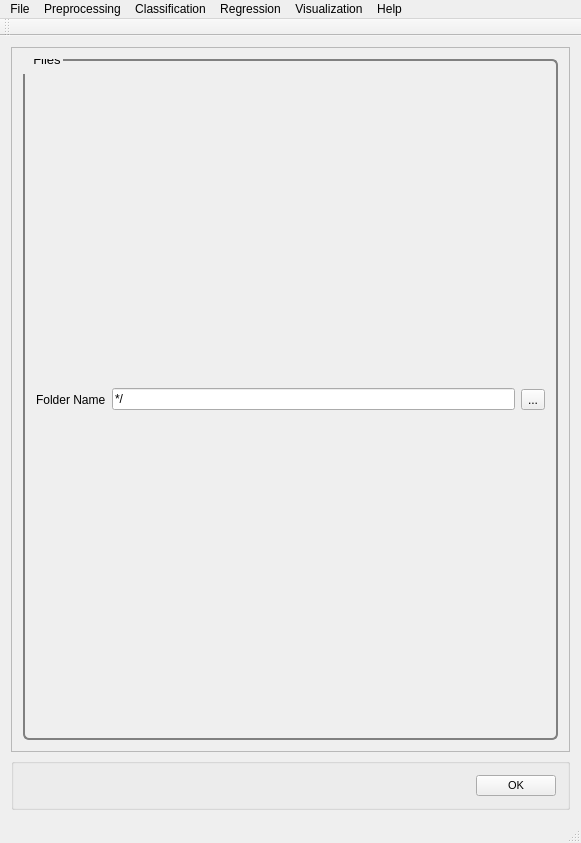
<?xml version="1.0" encoding="UTF-8"?>
<ui version="4.0">
 <class>MainWindow</class>
 <widget class="QMainWindow" name="MainWindow">
  <property name="geometry">
   <rect>
    <x>0</x>
    <y>0</y>
    <width>581</width>
    <height>843</height>
   </rect>
  </property>
  <property name="windowTitle">
   <string>PYSAT</string>
  </property>
  <widget class="QWidget" name="centralWidget">
   <layout class="QVBoxLayout" name="verticalLayout_9">
    <item>
     <widget class="QScrollArea" name="scrollArea">
      <property name="widgetResizable">
       <bool>true</bool>
      </property>
      <widget class="QWidget" name="scrollAreaWidgetContents_2">
       <property name="geometry">
        <rect>
         <x>0</x>
         <y>0</y>
         <width>561</width>
         <height>721</height>
        </rect>
       </property>
       <property name="font">
        <font>
         <pointsize>8</pointsize>
        </font>
       </property>
       <property name="styleSheet">
        <string notr="true">QGroupBox {
  border: 2px solid gray;
  border-radius: 6px;
  margin-top: 0.5em;
}

QGroupBox::title {

  padding-top: -14px;
  padding-left: 8px;
}
</string>
       </property>
       <layout class="QVBoxLayout" name="verticalLayout_8">
        <item>
         <widget class="QGroupBox" name="file_out_path">
          <property name="font">
           <font>
            <pointsize>10</pointsize>
           </font>
          </property>
          <property name="title">
           <string>Files</string>
          </property>
          <layout class="QHBoxLayout" name="horizontalLayout">
           <item>
            <widget class="QLabel" name="file_out_path_label">
             <property name="text">
              <string>Folder Name</string>
             </property>
            </widget>
           </item>
           <item>
            <widget class="QLineEdit" name="file_out_path_line_edit">
             <property name="text">
              <string extracomment="Make this change whenever a new file is selected">*/</string>
             </property>
             <property name="readOnly">
              <bool>true</bool>
             </property>
            </widget>
           </item>
           <item>
            <widget class="QToolButton" name="file_out_path_button">
             <property name="text">
              <string>...</string>
             </property>
            </widget>
           </item>
          </layout>
         </widget>
        </item>
       </layout>
      </widget>
     </widget>
    </item>
    <item>
     <widget class="QGroupBox" name="OK">
      <layout class="QHBoxLayout" name="ok">
       <item>
        <spacer name="horizontalSpacer_5">
         <property name="orientation">
          <enum>Qt::Horizontal</enum>
         </property>
         <property name="sizeHint" stdset="0">
          <size>
           <width>40</width>
           <height>20</height>
          </size>
         </property>
        </spacer>
       </item>
       <item>
        <widget class="QPushButton" name="okButton">
         <property name="font">
          <font>
           <pointsize>8</pointsize>
          </font>
         </property>
         <property name="mouseTracking">
          <bool>false</bool>
         </property>
         <property name="text">
          <string>OK</string>
         </property>
        </widget>
       </item>
      </layout>
     </widget>
    </item>
   </layout>
  </widget>
  <widget class="QToolBar" name="mainToolBar">
   <attribute name="toolBarArea">
    <enum>TopToolBarArea</enum>
   </attribute>
   <attribute name="toolBarBreak">
    <bool>false</bool>
   </attribute>
  </widget>
  <widget class="QStatusBar" name="statusBar"/>
  <widget class="QMenuBar" name="menuBar">
   <property name="geometry">
    <rect>
     <x>0</x>
     <y>0</y>
     <width>581</width>
     <height>21</height>
    </rect>
   </property>
   <widget class="QMenu" name="menuFile">
    <property name="title">
     <string>File</string>
    </property>
    <addaction name="actionLoad_Refence_Data"/>
    <addaction name="actionLoad_Unknown_Data"/>
    <addaction name="actionSet_output_location"/>
    <addaction name="separator"/>
    <addaction name="actionSave_Current_Plots"/>
    <addaction name="actionSave_Current_Data"/>
    <addaction name="separator"/>
    <addaction name="actionCreate_New_Workflow"/>
    <addaction name="actionSave_Current_Workflow"/>
    <addaction name="separator"/>
    <addaction name="actionExit"/>
   </widget>
   <widget class="QMenu" name="menuPreprocessing">
    <property name="title">
     <string>Preprocessing</string>
    </property>
    <widget class="QMenu" name="menuBaseline_Removal">
     <property name="title">
      <string>Baseline Removal</string>
     </property>
     <addaction name="actionALS"/>
     <addaction name="actionDietrich"/>
     <addaction name="actionPolyFit"/>
     <addaction name="actionAirPLS"/>
     <addaction name="actionFABC"/>
     <addaction name="actionKK"/>
     <addaction name="actionMario"/>
     <addaction name="actionMedian"/>
     <addaction name="actionRubberband"/>
     <addaction name="actionUndecimated_Wavelet"/>
    </widget>
    <widget class="QMenu" name="menuCalibration_Transfer">
     <property name="title">
      <string>Calibration Transfer</string>
     </property>
     <addaction name="actionRatio"/>
     <addaction name="actionTommy_s_Methgod"/>
     <addaction name="actionPiecewise_Direct_Standardization"/>
     <addaction name="actionOthers_3"/>
    </widget>
    <addaction name="actionNormalization"/>
    <addaction name="actionNoise_Reduction"/>
    <addaction name="actionApply_Mask"/>
    <addaction name="actionInterpolate"/>
    <addaction name="actionInstrument_Response"/>
    <addaction name="menuBaseline_Removal"/>
    <addaction name="menuCalibration_Transfer"/>
    <addaction name="actionICA_2"/>
    <addaction name="actionPCA_2"/>
   </widget>
   <widget class="QMenu" name="menuRegression">
    <property name="title">
     <string>Regression</string>
    </property>
    <addaction name="actionCross_Validation"/>
    <addaction name="actionTrain"/>
    <addaction name="actionPredict"/>
    <addaction name="actionCreate_N_Folds"/>
    <addaction name="actionCreate_Test_Folds"/>
    <addaction name="actionSubmodel_Ranges"/>
   </widget>
   <widget class="QMenu" name="menuHelp">
    <property name="title">
     <string>Help</string>
    </property>
    <addaction name="actionIndex"/>
    <addaction name="actionContent_2"/>
    <addaction name="separator"/>
    <addaction name="actionAbout"/>
    <addaction name="actionAbout_QtCreator"/>
   </widget>
   <widget class="QMenu" name="menuClassification">
    <property name="title">
     <string>Classification</string>
    </property>
    <widget class="QMenu" name="menuSupervised">
     <property name="title">
      <string>Supervised</string>
     </property>
     <addaction name="actionPLS_DA"/>
     <addaction name="actionSIMCA"/>
    </widget>
    <widget class="QMenu" name="menuClustering">
     <property name="title">
      <string>Clustering</string>
     </property>
     <addaction name="actionK_means"/>
     <addaction name="actionHierarchical_2"/>
    </widget>
    <addaction name="menuSupervised"/>
    <addaction name="menuClustering"/>
   </widget>
   <widget class="QMenu" name="menuVisualization">
    <property name="title">
     <string>Visualization</string>
    </property>
    <addaction name="actionLine_Plot"/>
    <addaction name="action1_to_1_Plot"/>
    <addaction name="actionScatter_Plot"/>
   </widget>
   <addaction name="menuFile"/>
   <addaction name="menuPreprocessing"/>
   <addaction name="menuClassification"/>
   <addaction name="menuRegression"/>
   <addaction name="menuVisualization"/>
   <addaction name="menuHelp"/>
  </widget>
  <action name="actionLoad_Refence_Data">
   <property name="text">
    <string>Load Refence Data</string>
   </property>
  </action>
  <action name="actionLoad_Unknown_Data">
   <property name="text">
    <string>Load Unknown Data</string>
   </property>
  </action>
  <action name="actionSave_Current_Workflow">
   <property name="text">
    <string>Save Current Workflow</string>
   </property>
  </action>
  <action name="actionSave_Current_Plots">
   <property name="text">
    <string>Save Current Plots</string>
   </property>
  </action>
  <action name="actionSave_Current_Data">
   <property name="text">
    <string>Save Current Data</string>
   </property>
  </action>
  <action name="actionCreate_New_Workflow">
   <property name="text">
    <string>Create New Workflow</string>
   </property>
  </action>
  <action name="actionNoise_Reduction">
   <property name="text">
    <string>Noise Reduction</string>
   </property>
  </action>
  <action name="actionApply_Mask">
   <property name="text">
    <string>Apply Mask</string>
   </property>
  </action>
  <action name="actionInterpolate">
   <property name="text">
    <string>Interpolate (unknown to known)</string>
   </property>
  </action>
  <action name="actionInstrument_Response">
   <property name="text">
    <string>Instrument Response</string>
   </property>
  </action>
  <action name="actionALS">
   <property name="text">
    <string>ALS</string>
   </property>
  </action>
  <action name="actionDietrich">
   <property name="text">
    <string>Dietrich</string>
   </property>
  </action>
  <action name="actionPolyFit">
   <property name="text">
    <string>PolyFit</string>
   </property>
  </action>
  <action name="actionAirPLS">
   <property name="text">
    <string>AirPLS</string>
   </property>
  </action>
  <action name="actionFABC">
   <property name="text">
    <string>FABC</string>
   </property>
  </action>
  <action name="actionKK">
   <property name="text">
    <string>KK</string>
   </property>
  </action>
  <action name="actionMario">
   <property name="text">
    <string>Mario</string>
   </property>
  </action>
  <action name="actionMedian">
   <property name="text">
    <string>Median</string>
   </property>
  </action>
  <action name="actionRubberband">
   <property name="text">
    <string>Rubberband</string>
   </property>
  </action>
  <action name="actionUndecimated_Wavelet">
   <property name="text">
    <string>Undecimated Wavelet</string>
   </property>
  </action>
  <action name="actionRatio">
   <property name="text">
    <string>Ratio</string>
   </property>
  </action>
  <action name="actionTommy_s_Methgod">
   <property name="text">
    <string>Tommy's Method</string>
   </property>
  </action>
  <action name="actionPiecewise_Direct_Standardization">
   <property name="text">
    <string>Piecewise Direct Standardization</string>
   </property>
  </action>
  <action name="actionPCA">
   <property name="text">
    <string>PCA</string>
   </property>
  </action>
  <action name="actionICA">
   <property name="text">
    <string>ICA</string>
   </property>
  </action>
  <action name="actionK_Means">
   <property name="text">
    <string>K-Means</string>
   </property>
  </action>
  <action name="actionHierarchical">
   <property name="text">
    <string>Hierarchical</string>
   </property>
  </action>
  <action name="actionOthers">
   <property name="text">
    <string>Others...</string>
   </property>
  </action>
  <action name="actionOthers_2">
   <property name="text">
    <string>Others...</string>
   </property>
  </action>
  <action name="actionOthers_3">
   <property name="text">
    <string>Others...</string>
   </property>
  </action>
  <action name="actionPLS">
   <property name="text">
    <string>PLS</string>
   </property>
  </action>
  <action name="actionSM_PLS">
   <property name="text">
    <string>SM-PLS</string>
   </property>
  </action>
  <action name="actionICA_Regression">
   <property name="text">
    <string>ICA Regression</string>
   </property>
  </action>
  <action name="actionGaussian_Process">
   <property name="text">
    <string>Gaussian Process</string>
   </property>
  </action>
  <action name="actionMLP">
   <property name="text">
    <string>MLP</string>
   </property>
  </action>
  <action name="actionSVM">
   <property name="text">
    <string>SVM</string>
   </property>
  </action>
  <action name="actionOthers_4">
   <property name="text">
    <string>Others...</string>
   </property>
  </action>
  <action name="actionOthers_5">
   <property name="text">
    <string>Others...</string>
   </property>
  </action>
  <action name="actionIndex">
   <property name="text">
    <string>Index</string>
   </property>
  </action>
  <action name="actionContent_2">
   <property name="text">
    <string>Content</string>
   </property>
  </action>
  <action name="actionAbout">
   <property name="text">
    <string>About...</string>
   </property>
  </action>
  <action name="actionAbout_QtCreator">
   <property name="text">
    <string>About Qt...</string>
   </property>
  </action>
  <action name="actionExit">
   <property name="text">
    <string>Exit</string>
   </property>
  </action>
  <action name="actionNormalization">
   <property name="text">
    <string>Normalization</string>
   </property>
  </action>
  <action name="actionICA_2">
   <property name="text">
    <string>ICA</string>
   </property>
  </action>
  <action name="actionPCA_2">
   <property name="text">
    <string>PCA</string>
   </property>
  </action>
  <action name="actionPLS_DA">
   <property name="text">
    <string>PLS-DA</string>
   </property>
  </action>
  <action name="actionSIMCA">
   <property name="text">
    <string>SIMCA</string>
   </property>
  </action>
  <action name="actionK_means">
   <property name="text">
    <string>K-means</string>
   </property>
  </action>
  <action name="actionHierarchical_2">
   <property name="text">
    <string>Hierarchical</string>
   </property>
  </action>
  <action name="actionCross_Validation">
   <property name="text">
    <string>Cross Validation</string>
   </property>
  </action>
  <action name="actionTrain">
   <property name="text">
    <string>Train</string>
   </property>
  </action>
  <action name="actionPredict">
   <property name="text">
    <string>Predict</string>
   </property>
  </action>
  <action name="actionLine_Plot">
   <property name="text">
    <string>Line Plot</string>
   </property>
  </action>
  <action name="action1_to_1_Plot">
   <property name="text">
    <string>1 to 1 Plot</string>
   </property>
  </action>
  <action name="actionScatter_Plot">
   <property name="text">
    <string>Scatter Plot</string>
   </property>
  </action>
  <action name="actionSet_output_location">
   <property name="text">
    <string>Output Location</string>
   </property>
  </action>
  <action name="actionCreate_N_Folds">
   <property name="text">
    <string>Create N Folds</string>
   </property>
  </action>
  <action name="actionCreate_Test_Folds">
   <property name="text">
    <string>Create Test Folds</string>
   </property>
  </action>
  <action name="actionSubmodel_Ranges">
   <property name="text">
    <string>Submodel Ranges</string>
   </property>
  </action>
 </widget>
 <layoutdefault spacing="6" margin="11"/>
 <resources/>
 <connections/>
</ui>
